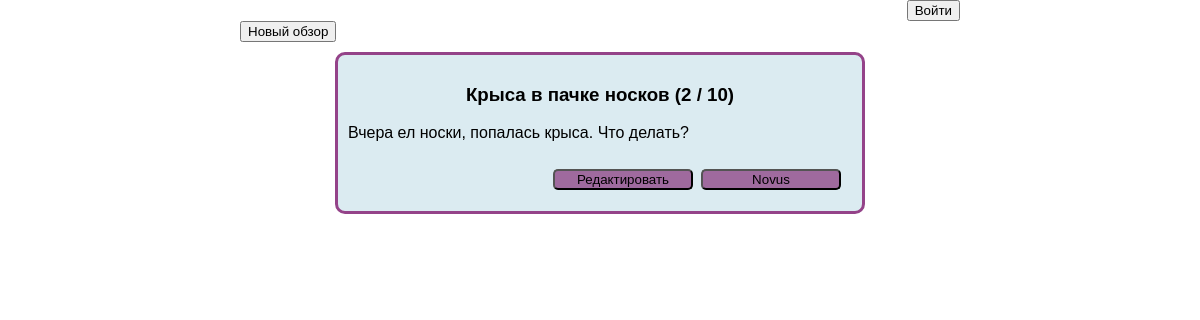
The app's page /main/all_reviews, older data.
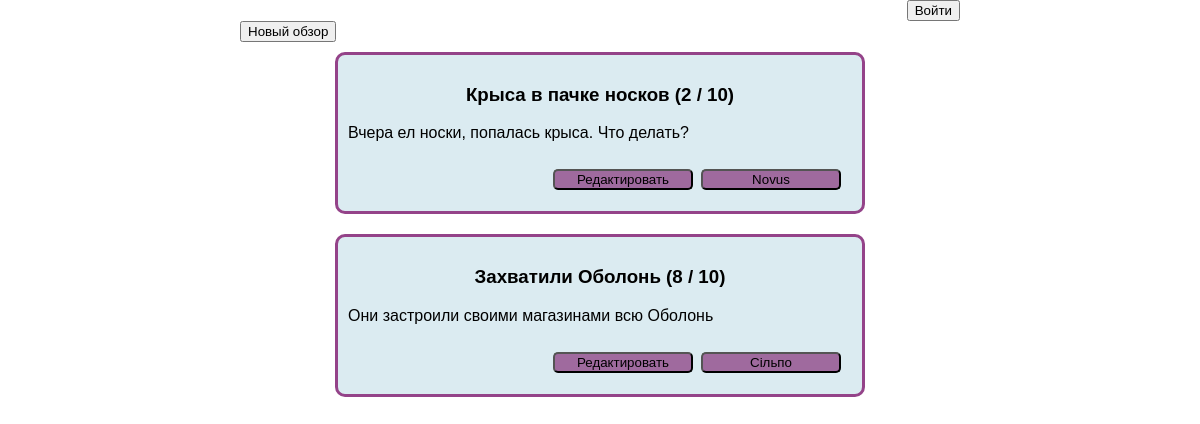
The same page, newer data.
### MainApp/models.py (models this page shows, shortened)
class Review(models.Model):
    name = models.CharField(max_length=60)
    text = models.TextField(max_length=2000, blank=True)
    rate = models.IntegerField(default=5)
    shop = models.ForeignKey(Shop, on_delete=models.PROTECT)
    archived = models.BooleanField(default=False)

class Shop(models.Model):
    name = models.CharField(max_length=60)
    description = models.TextField(max_length=1000, blank=True, null=True)
    site_url = models.CharField(max_length=100, blank=True)
    cities = models.ManyToManyField(City)

### MainApp/views.py (the view)
# urls.py: path('all_reviews', all_reviews),
def all_reviews(request):
    user = request.user
    revs = Review.objects.all()
    return render(request, 'all_reviews.html', context={'reviews': revs, 'user': user, 'is_auth': user.is_authenticated})

### MainApp/templates/all_reviews.html (shortened to what this page needs)
<!DOCTYPE html>
<html lang="en">
<head>
    {% load static %}
</head>
<body>
    <div id="content">
        <div id="data">
            <div class="upper_panel">
                {% if not is_auth %}
                    <a href="/auth/sign_in"><button>Войти</button></a>
                {% else %}
                    <h3>{{ user }}</h3>
                {% endif %}
            </div>
            <a href="/main/create_review"><button>Новый обзор</button></a>
        </div>
        <div id="reviews">
            {% for rev in reviews %}
                <div class="review">
                    <h3>{{ rev.name }}  ({{ rev.rate }} / 10)</h3>
                    <div class="text_place">
                        <p>{{ rev.text }}</p>
                    </div>
                    <div class='buttons_place'>
                        <a href="/main/edit_review/{{ rev.id }}"><button>Редактировать</button></a>
                        <a href="{{ rev.shop.site_url }}" target="_blank"><button>{{ rev.shop.name }}</button></a>
                    </div>
                </div>
            {% endfor %}
        </div>
    </div>
</body>
</html>

Row changes from the older to the newer data that the page shows:
added Review: name "Захватили Оболонь", rate "8", text "Они застроили своими магазинами всю Оболонь", shop.name "Сільпо"
